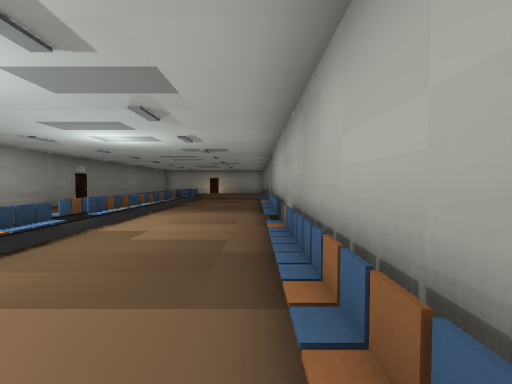
View 1 (above)

21 first-person views from a walk through a Godot game level. The camera is 1.5 m above the floor, tilts 2° down and sees 90° across. The floor is counted in squares, 2 m on a side. Each view is taken from the middle of a square. On the plan, view 1 faces up. The plan holds only what a view shows up to about 9 squares ahead; the rest is blank. The place goes on beyond the plan.

View 2
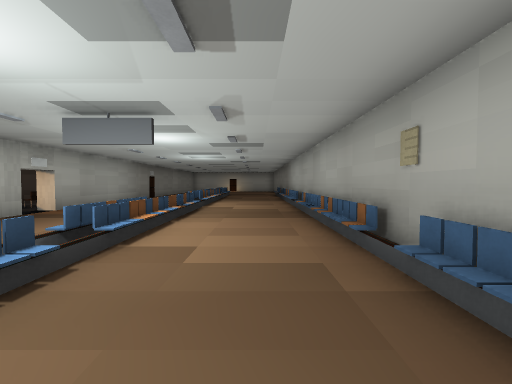

View 3
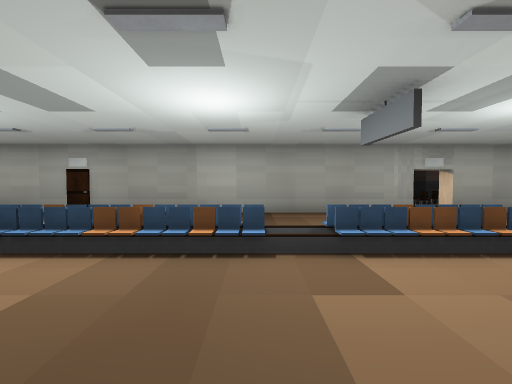

View 4
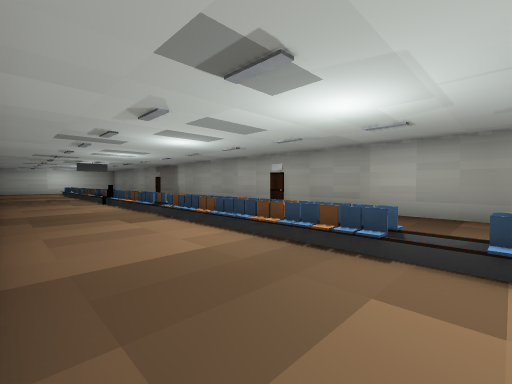

View 5
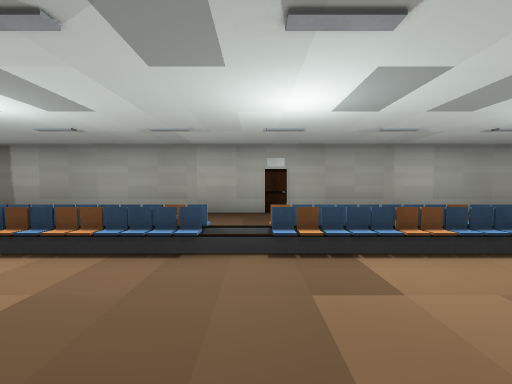

View 6
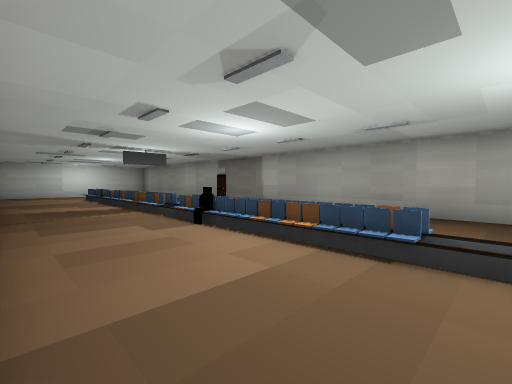

View 7
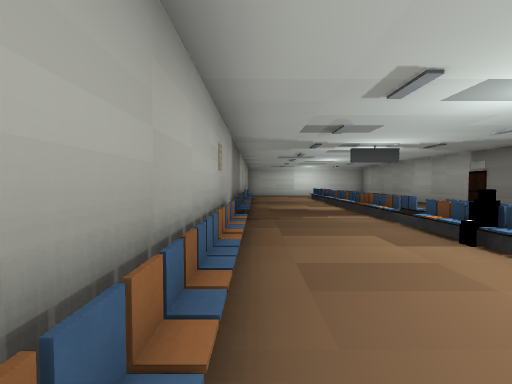

View 8
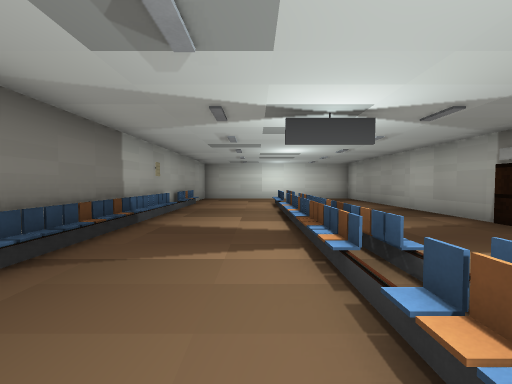

View 9
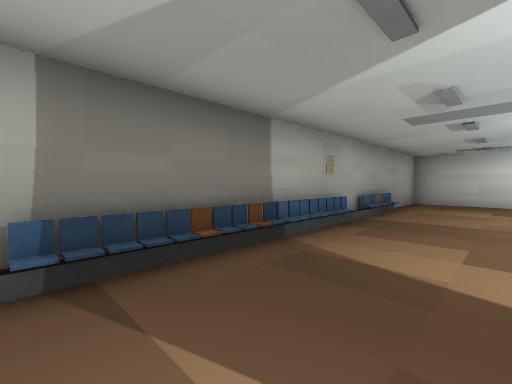

View 10
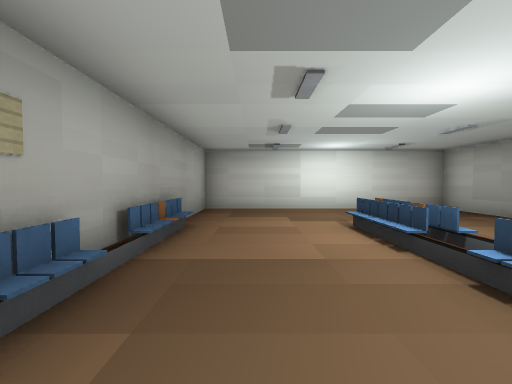

View 11
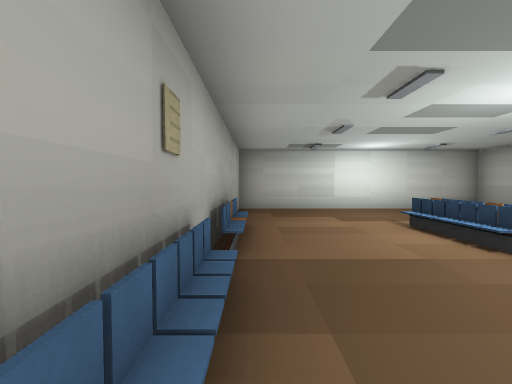

View 12
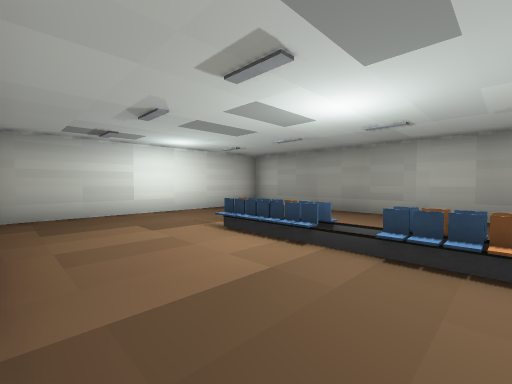

View 13
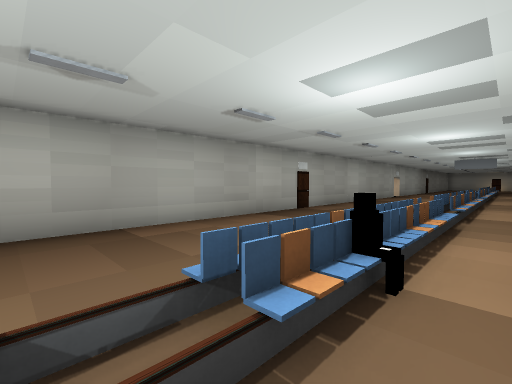

View 14
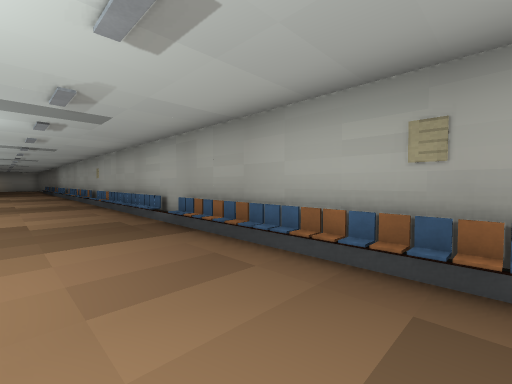

View 15
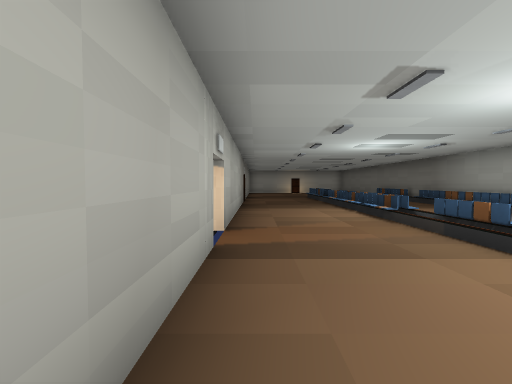

View 16
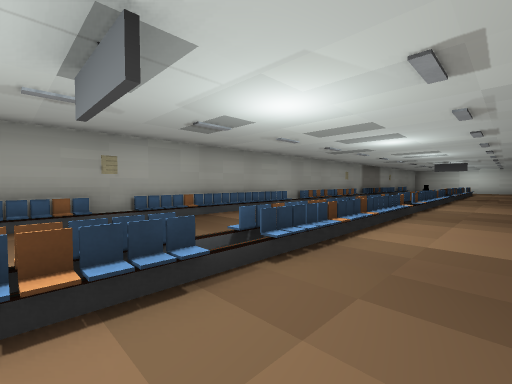

View 17
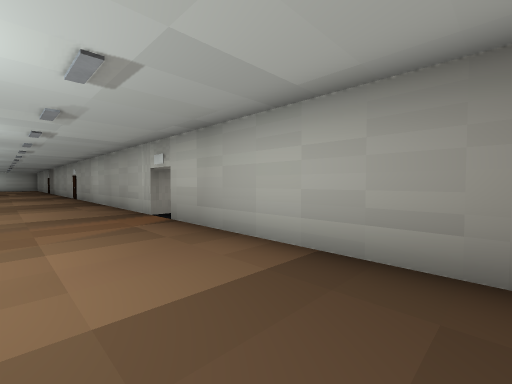

View 18
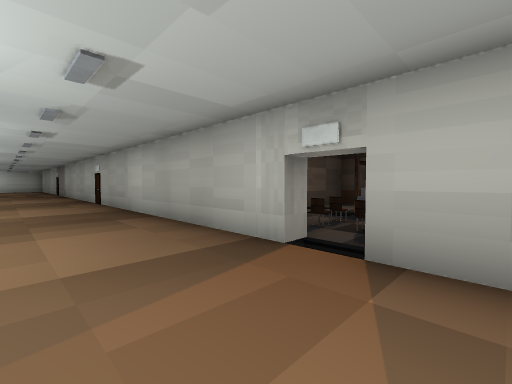

View 19
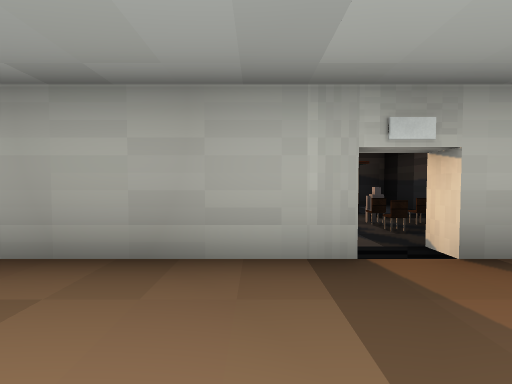

View 20
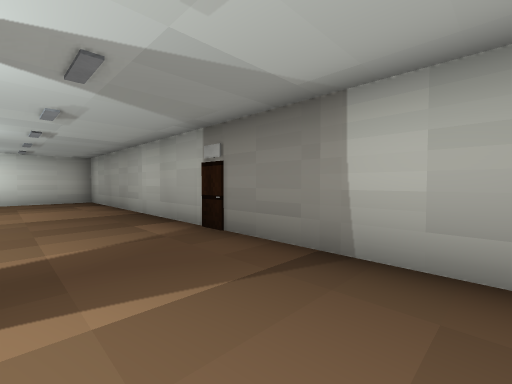

View 21
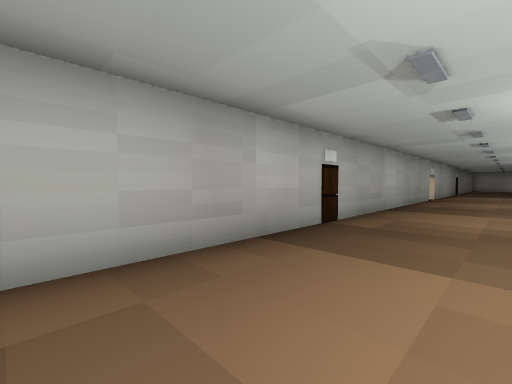

### Floor plan
Key: @ floor where view 1 was taken; # wall or solid block; x gap in a wall; . main floor; : floor 0.5 m higher than the main floor; / step, stairs or slope; = window, fence, low wall or low ledge.
Columns run from 9 left of view 1 to 1 right of it. Each row starts with its distance up from view 1.
  8   #....../#
  7   #....../#
  6   #....../#
  5   #...=../#
  4 #:#...=../#
  3 #.x....../#
  2 #.x....../#
  1 #.#....../#
  0   #...=..@#
 -1   #...=../#
 -2   #....../#
 -3   #....../#
 -4   #....../#
 -5   #....../#
 -6   #...#../#
 -7   #....../#
 -8   #....../#
 -9   #....../#
-10   #....../#
-11   #...=../#
-12   #...=../#
-13   #...x../#
-14   #...=../#
-15   #...=../#
-16   #....../#
-17   #....../#
-18   #....../#
-19   #....../#
-20   #....../#
-21   #.......#
-22   #.......#
-23   #.......#
-24   #########

Where each view was taken, in squares from view 1:
view 1: 0 up, 0 right, facing up
view 2: 4 down, 1 left, facing up
view 3: 2 down, 0 right, facing left
view 4: 1 down, 0 right, facing down-left
view 5: 7 down, 0 right, facing left
view 6: 7 down, 0 right, facing down-left
view 7: 8 down, 0 right, facing down
view 8: 11 down, 2 left, facing down
view 9: 13 down, 2 left, facing down-right
view 10: 16 down, 1 left, facing down
view 11: 16 down, 0 right, facing down
view 12: 17 down, 0 right, facing down-left
view 13: 13 down, 2 left, facing up-left
view 14: 12 down, 2 left, facing up-right
view 15: 1 down, 6 left, facing up
view 16: 0 up, 5 left, facing down-right
view 17: 8 up, 4 left, facing down-left
view 18: 4 up, 4 left, facing down-left
view 19: 1 up, 4 left, facing left
view 20: 12 down, 4 left, facing down-left
view 21: 11 down, 4 left, facing up-left
